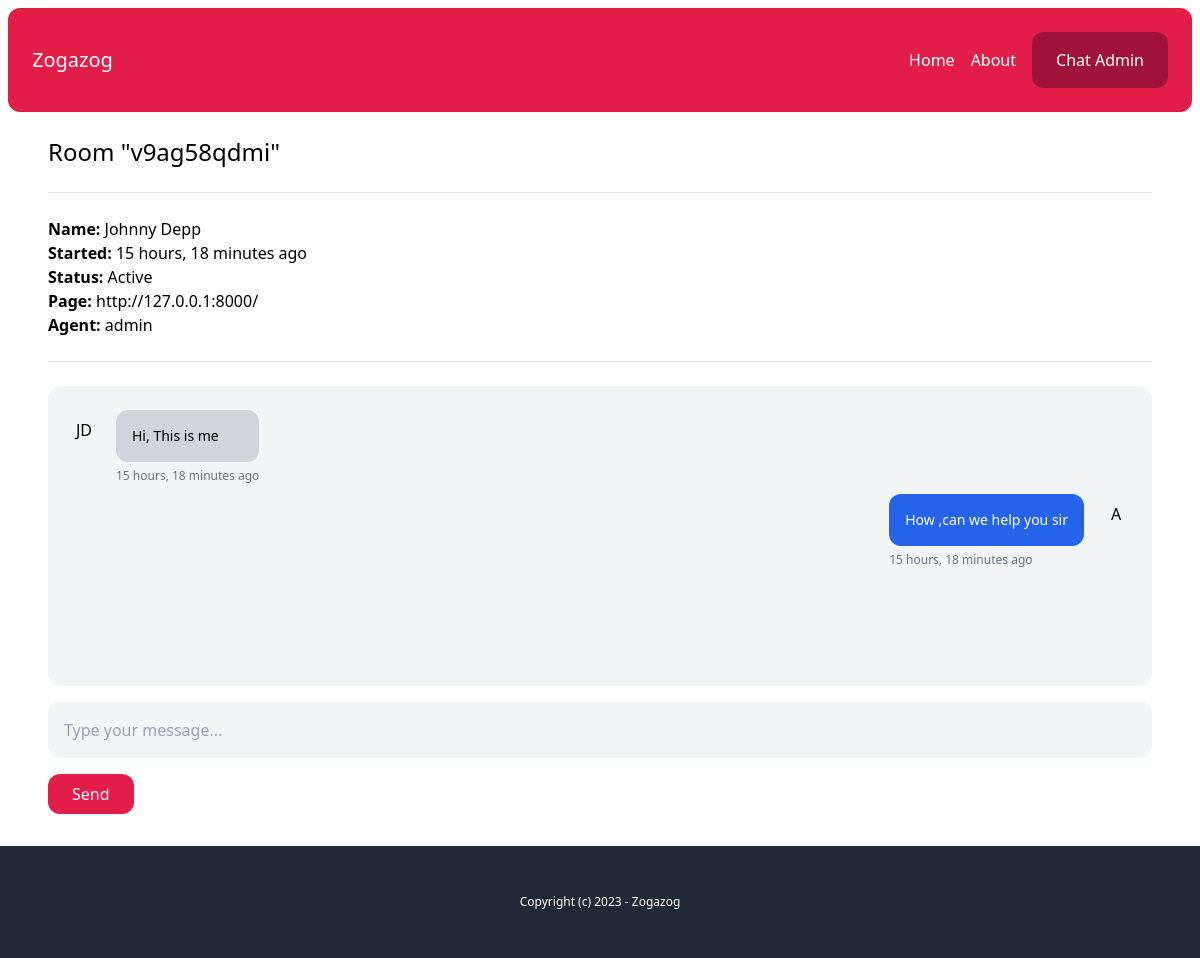
/chat-room/v9ag58qdmi/ (signed in), run on the app's committed database.
### chat/models.py (models this page shows, shortened)
class Room(models.Model):
    WAITING = 'waiting'
    ACTIVE = 'active'
    CLOSED = 'closed'
    CHOICES_STATUS = (
        (WAITING, 'Waiting'),
        (ACTIVE, 'Active'),
        (CLOSED, 'Closed'),
    )
    uuid = models.CharField(_("UUID"), max_length=255)
    client = models.CharField(_("Client"), max_length=255)
    agent = models.ForeignKey(User, related_name='rooms',blank=True,null=True, on_delete=models.SET_NULL)
    messages = models.ManyToManyField(Message, blank=True)
    url = models.CharField(_("URL"), max_length=255,blank=True,null=True)
    status = models.CharField(_("STATUS"), max_length=20,choices=CHOICES_STATUS,default=WAITING)
    created_at = models.DateTimeField(_("Created At"), auto_now=False, auto_now_add=True)
    class Meta:
        ordering = ('-created_at',)

class Message(models.Model):
    body = models.TextField(_("Message"))
    send_by = models.CharField(_("Send By"), max_length=255)
    created_at = models.DateTimeField(_("Created At"), auto_now=False, auto_now_add=True)
    created_by = models.ForeignKey(User,blank=True,null=True, on_delete=models.SET_NULL)
    class Meta:
        ordering = ('created_at',)

### account/models.py (models this page shows)
class User(AbstractBaseUser, PermissionsMixin):
    AGENT = 'agent'
    MANAGER = 'manager'
    ROLES_CHOICES = (
        (AGENT, 'Agent'),
        (MANAGER, 'Manager'),
    )
    id = models.UUIDField(primary_key=True, default=uuid.uuid4, editable=False)
    email = models.EmailField(unique=True)
    name = models.CharField(max_length=255, blank=True, default='')
    role = models.CharField(max_length=20, choices=ROLES_CHOICES, default=AGENT)
    is_active = models.BooleanField(default=True)
    is_superuser = models.BooleanField(default=False)
    is_staff = models.BooleanField(default=False)
    date_joined = models.DateTimeField(default=timezone.now)
    last_login = models.DateTimeField(blank=True, null=True)
    objects = CustomUserManager()
    USERNAME_FIELD = 'email'
    EMAIL_FIELD = 'email'
    REQUIRED_FIELDS = ['name']

### chat/views.py (the view)
# urls.py: path('chat-room/<str:uuid>/', views.room, name="chat-room"),
@login_required
def room(request,uuid):
    room = Room.objects.get(uuid=uuid)
    if room.status == Room.WAITING:
        room.status = Room.ACTIVE
        room.agent = request.user
        room.save()
    return render(request, 'chat/room.html', {'room': room})

### chat/templatetags/chatextras.py (called while the page is built)
@register.filter(name='initials')
def initials(value):
    initials = ''
    for name in value.split(" "):
        if name and len(initials) < 3:
            initials += name[0].upper()
    return initials

### chat/templates/chat/room.html (shortened to what this page needs)
{% extends "core/base.html" %}
{% load static chatextras  %}
{% block content %}
    <h1 class="text-2xl">Room "{{room.uuid}}"</h1>
    <hr class="my-6">
    <p class="mb-6">
        <b>Name: </b> {{room.client}} <br>
        <b>Started: </b> {{room.created_at|timesince}} ago <br>
        <b>Status: </b> {{room.get_status_display}} <br>
        <b>Page: </b> {{room.url}} <br>
        <b>Agent: </b> {% firstof room.agent.name 'None Yet...'  %} <br>
    </p>
    <hr class="mb-6">
    <div id="chat_log" class="mb-4 p-4 bg-gray-100 rounded-xl overflow-scroll flex flex-col flex-grow h-[300px]">
        {% for message in room.messages.all %}
            <div class="flex w-full max-w-md mt-2 space-x-3 {% if message.created_by %}ml-auto justify-end {% endif %}">
                {% if not message.created_by %}
                    <div class="flex-shrink-0 h-10 w-10 rounded-full bg-gray-200 text-center pt-2">
                        {{ message.send_by|initials }}
                    </div>
                {% endif %}
                <div class="">
                    <div class="p-4 rounded-xl {% if message.created_by %}bg-blue-600 text-white {% else %}bg-gray-300{% endif %}">
                        <p class="text-sm">{{ message.body }}</p>
                    </div>
                    <span class="text-xs text-gray-500 leading-none">{{ message.created_at|timesince}} ago</span>
                </div>
                {% if message.created_by %}
                    <div class="flex-shrink-0 h-10 w-10 rounded-full bg-gray-200 text-center pt-2">
                        {{ message.send_by|initials }}
                    </div>
                {% endif %}
            </div>
        {% endfor %}
    </div>
    {% if room.status == 'active' %}
        <input type="text" name="body" id="chat_message_input" class="w-full mb-4 p-4 bg-gray-100 rounded-xl" placeholder="Type your message...">
        <button id="chat_message_submit" class="py-2 px-6 bg-rose-600 text-white rounded-xl">Send</button>
    {% endif %}
{% endblock content %}

### data on the page
Room: uuid "v9ag58qdmi", client "Johnny Depp", created_at "15 hours, 18 minutes", status "Active", url "http://127.0.0.1:8000/", agent.name "admin"
Message: send_by|initials "JD", body "Hi, This is me", created_at "15 hours, 18 minutes"
Message: body "How ,can we help you sir", created_at "15 hours, 18 minutes", send_by|initials "A"
